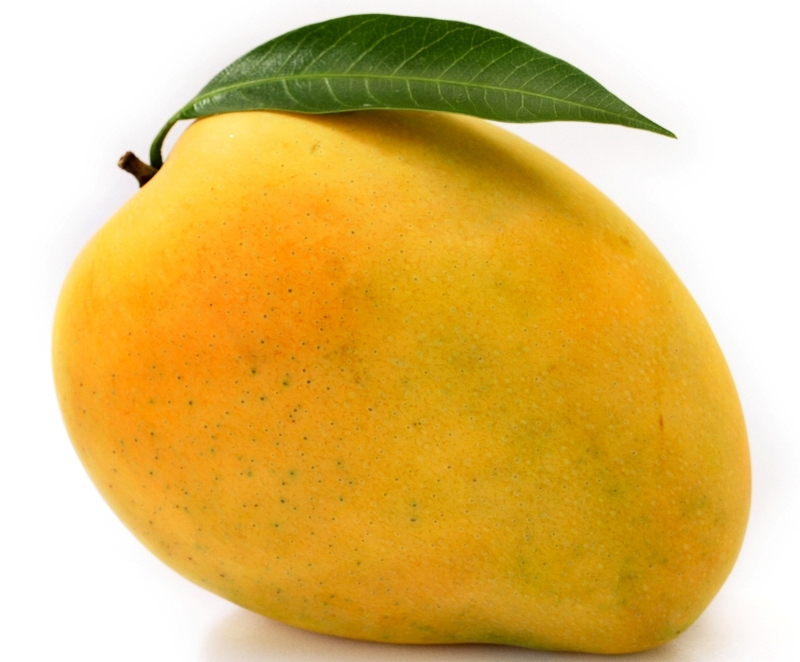
#> input picture Nhandangtraixoai/Mango/sweet/1.jpg, 800 x 662 px; its folder holds 4 pictures in this run
$ jupyter execute --allow-errors mango_1.ipynb   (Python 2 division)
#> lines starting #> are read from the running program, lines starting #| are printed output that depends on the picture; after the words box and inside, x2 and y2 are one past the last pixel; in counts of white or black regions, pixels touching at a corner belong together
# PHÂN LOẠI XOÀI CHUA/NGỌT BẰNG PHƯƠNG PHÁP NGƯỠNG

---

## 1. GIỚI THIỆU

### 1.1. Giới thiệu bài toán
**Mục tiêu**: Phân loại xoài chua/ngọt dựa vào màu sắc vỏ xoài bằng phương pháp ngưỡng (threshold-based classification).

**Ý tưởng**:
- Xoài **ngọt** (chín) thường có màu vàng cam → tỷ lệ màu xanh lá thấp
- Xoài **chua** (xanh) thường có màu xanh lá → tỷ lệ màu xanh lá cao

**Đặc trưng sử dụng**:

$$ratio\_green = \frac{\sum G}{\sum R + \sum G + \sum B}$$

Trong đó $\sum R, \sum G, \sum B$ là tổng các giá trị kênh màu trên vùng xoài (sau khi tách nền).

### 1.2. Giới thiệu công cụ
| Công cụ | Mục đích |
|---------|----------|
| **Python 3.x** | Ngôn ngữ lập trình |
| **OpenCV (cv2)** | Xử lý ảnh, tách nền |
| **NumPy** | Tính toán ma trận |
| **Matplotlib** | Visualization |
| **Scikit-learn** | Đánh giá mô hình (accuracy, confusion matrix) |

---

## 2. THỰC HIỆN

### 2.1. Import thư viện & Cấu hình

[cell 1]
import cv2
import os
import numpy as np
import matplotlib.pyplot as plt
from sklearn.metrics import accuracy_score, confusion_matrix


DATASET_DIR = "."   # thư mục hiện tại

SWEET_DIR = os.path.join(DATASET_DIR, "sweet")
SOUR_DIR  = os.path.join(DATASET_DIR, "sour")

print("Sweet dir:", SWEET_DIR)
print("Sour dir :", SOUR_DIR)

### 2.2. Tiền xử lý (Preprocessing)

**Các bước tiền xử lý:**
- **Resize**: Đưa ảnh về kích thước 300×300 pixels
- **Background Remove**: Tách nền bằng **GrabCut algorithm**
- **Morphological Operations**: Làm sạch mask bằng CLOSE và OPEN

**Kết quả**: Tệp dữ liệu đã được resize về 300×300 với background màu đen.

[cell 2]
IMG_SIZE = 300

def remove_background_grabcut(img):
    # Tạo mask
    mask = np.zeros(img.shape[:2], np.uint8)

    # Tạo background và foreground model
    bgdModel = np.zeros((1, 65), np.float64)
    fgdModel = np.zeros((1, 65), np.float64)

    # Định nghĩa rectangle bao quanh đối tượng (giả sử xoài ở giữa ảnh)
    height, width = img.shape[:2]
    rect = (int(width*0.1), int(height*0.1), int(width*0.8), int(height*0.8))

    # Áp dụng GrabCut
    cv2.grabCut(img, mask, rect, bgdModel, fgdModel, 5, cv2.GC_INIT_WITH_RECT)

    # Tạo mask nhị phân (0,2 = background, 1,3 = foreground)
    mask2 = np.where((mask == 2) | (mask == 0), 0, 1).astype('uint8')

    # Làm sạch mask
    kernel = np.ones((7,7), np.uint8)
    mask2 = cv2.morphologyEx(mask2, cv2.MORPH_CLOSE, kernel)
    mask2 = cv2.morphologyEx(mask2, cv2.MORPH_OPEN, kernel)

    # Áp dụng mask lên ảnh gốc
    result = img * mask2[:, :, np.newaxis]

    return result, mask2 * 255

def preprocess_and_mask(img):
    img = cv2.resize(img, (IMG_SIZE, IMG_SIZE))
    mango_only, mask = remove_background_grabcut(img)
    return mango_only, mask

#### Kết quả tách nền

[cell 3]
sample = os.listdir(SWEET_DIR)[0]
img = cv2.imread(os.path.join(SWEET_DIR, sample))
#> img is the input picture: shape (662, 800, 3); mean B, G, R 105.2, 187, 222.1
mango, mask = preprocess_and_mask(img)
#> in preprocess_and_mask, `img = cv2.resize(img, (IMG_SIZE, IMG_SIZE))`:
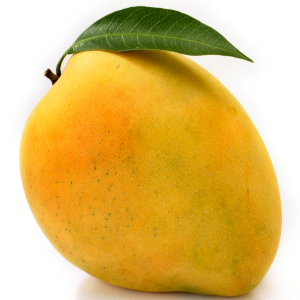
#> img: shape (300, 300, 3); mean of channels 0, 1, 2 105.1, 186.9, 222; drawn as B, G, R
#> in remove_background_grabcut, `result = img * mask2[:, :, np.newaxis]`:
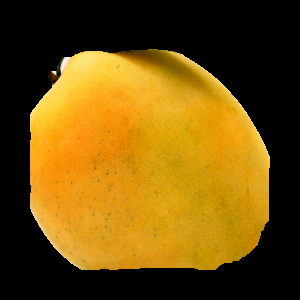
#> result: shape (300, 300, 3); mean of channels 0, 1, 2 12.3, 80.2, 112.3; drawn as B, G, R
#> in preprocess_and_mask, `mango_only, mask = remove_background_grabcut(img)`:
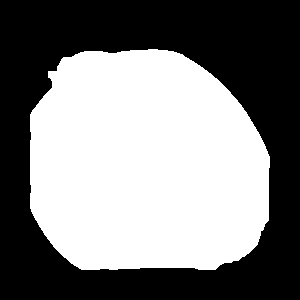
#> mask: shape (300, 300); 50.1% white; 1 black region, box (x1, y1, x2, y2) and area: (0, 0, 300, 300) 44872

plt.figure(figsize=(10,4))

plt.subplot(1,3,1)
plt.imshow(cv2.cvtColor(img, cv2.COLOR_BGR2RGB))
plt.title("Original")
plt.axis("off")

plt.subplot(1,3,2)
plt.imshow(mask, cmap="gray")
plt.title("Mask")
plt.axis("off")

plt.subplot(1,3,3)
plt.imshow(cv2.cvtColor(mango, cv2.COLOR_BGR2RGB))
plt.title("Mango only")
plt.axis("off")

plt.show()
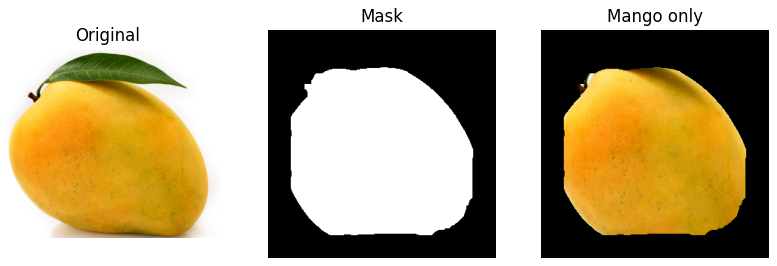
#> figure drawn by matplotlib, 3 panels

### 2.3. Trích đặc trưng (Feature Extraction)

Hàm trích xuất đặc trưng `ratio_green` từ ảnh xoài:

[cell 4]
def extract_ratio_green(img_path):
    img = cv2.imread(img_path)
    mango, mask = preprocess_and_mask(img)

    B, G, R = cv2.split(mango)

    sum_r = np.sum(R[mask > 0])
    sum_g = np.sum(G[mask > 0])
    sum_b = np.sum(B[mask > 0])

    ratio = sum_g / (sum_r + sum_g + sum_b + 1e-6)
    return ratio

### 2.4. Gán nhãn (Labeling)

**Cấu trúc thư mục:**
```
Mango/
├── sweet/    → Nhãn 0 (Ngọt)
└── sour/     → Nhãn 1 (Chua)
```

**Quy tắc gán nhãn**:
- Xoài ngọt (sweet) → label = 0
- Xoài chua (sour) → label = 1

[cell 5]
# === GÁN NHÃN ===
# Load danh sách file và gán nhãn 0/1

# Sweet = 0
sweet_files = [f for f in os.listdir(SWEET_DIR) if f.lower().endswith((".jpg",".png",".jpeg"))]
sweet_data = [(os.path.join(SWEET_DIR, f), 0) for f in sweet_files]

# Sour = 1
#> (the rest of this cell did not finish here and is left out)

#### Hiển thị mẫu với nhãn

[cell 6]
# Hiển thị mẫu ảnh với nhãn 0 (Sweet) và 1 (Sour)
fig, axes = plt.subplots(2, 5, figsize=(15, 7))

# Hàng 1: Sweet (Label = 0)
for i in range(min(5, len(sweet_data))):
    fpath, label = sweet_data[i]
    img = cv2.imread(fpath)
    mango_img, _ = preprocess_and_mask(img)
#> in preprocess_and_mask (call 2), `mango_only, mask = remove_background_grabcut(img)`: mask: shape (300, 300); 50.2% white; 1 black region, box (x1, y1, x2, y2) and area: (0, 0, 300, 300) 44849

    axes[0, i].imshow(cv2.cvtColor(mango_img, cv2.COLOR_BGR2RGB))
    axes[0, i].set_title(f"Label = {label}\n(Sweet)", fontsize=10, color='red')
    axes[0, i].axis('off')
#> pass 2 of the loop `for i in range(min(5, len(sweet_data))):`:
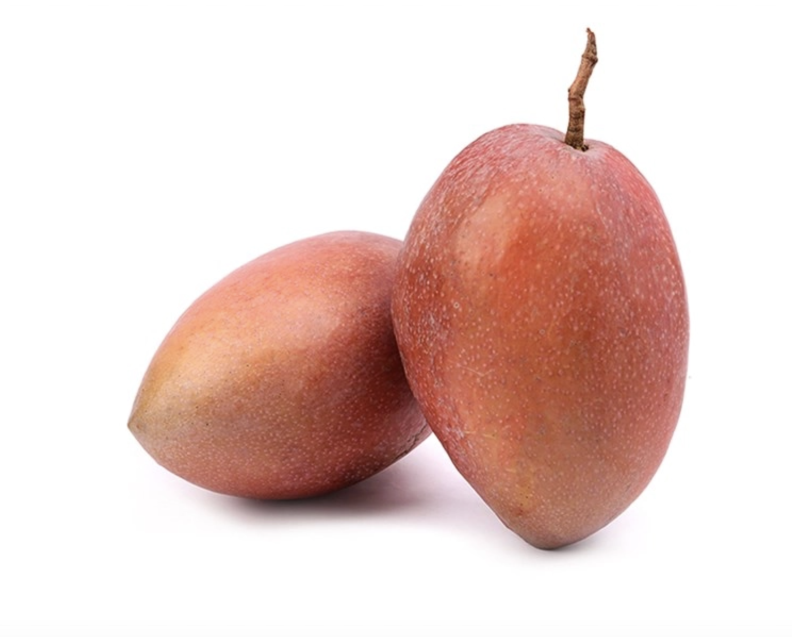
#> input picture Nhandangtraixoai/Mango/sweet/19.png, 1584 x 1274 px (shown at 1/2 size)
#> img is the input picture: shape (1274, 1584, 3); mean B, G, R 202.8, 207.8, 231
#> in preprocess_and_mask (call 3), `img = cv2.resize(img, (IMG_SIZE, IMG_SIZE))`:
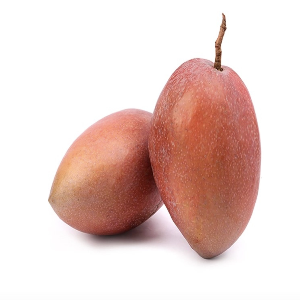
#> img: shape (300, 300, 3); mean of channels 0, 1, 2 202.7, 207.8, 231; drawn as B, G, R
#> in preprocess_and_mask (call 3), `mango_only, mask = remove_background_grabcut(img)`:
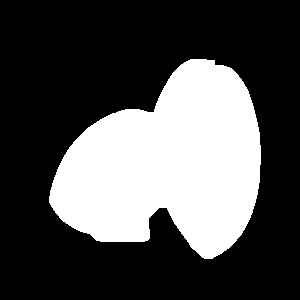
#> mask: shape (300, 300); 31.1% white; 1 white region, box (x1, y1, x2, y2) and area: (49, 59, 261, 259) 27953
#> pass 3 of the loop `for i in range(min(5, len(sweet_data))):`:
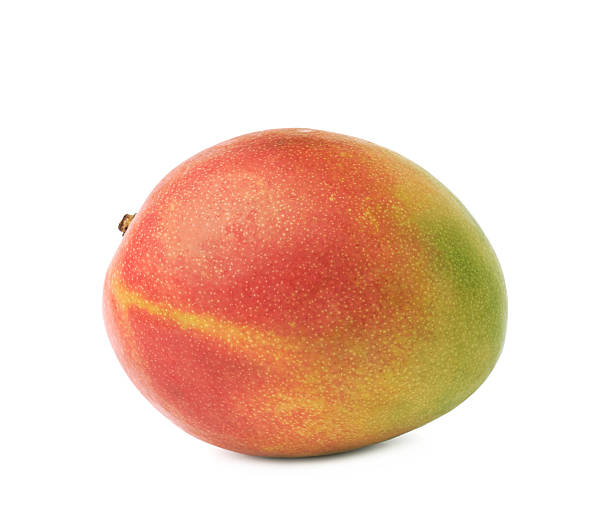
#> input picture Nhandangtraixoai/Mango/sweet/2.jpg, 612 x 531 px
#> img is the input picture: shape (531, 612, 3); mean B, G, R 198.5, 213.6, 240.6
#> in preprocess_and_mask (call 4), `img = cv2.resize(img, (IMG_SIZE, IMG_SIZE))`:
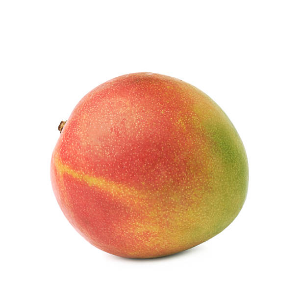
#> img: shape (300, 300, 3); mean of channels 0, 1, 2 198.5, 213.6, 240.6; drawn as B, G, R
#> in preprocess_and_mask (call 4), `mango_only, mask = remove_background_grabcut(img)`:
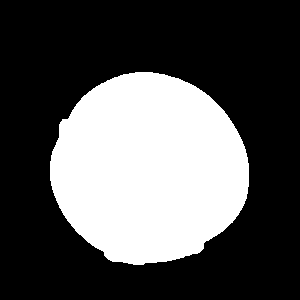
#> mask: shape (300, 300); 32.8% white; 1 white region, box (x1, y1, x2, y2) and area: (50, 72, 249, 265) 29545
#> the loop made 4 passes; the first 3 are shown

# Hàng 2: Sour (Label = 1)
#> (the rest of this cell did not finish here and is left out)

### 2.5. Tính đặc trưng cho tập dữ liệu

Áp dụng hàm `extract_ratio_green` cho tất cả các mẫu đã gán nhãn:

[cell 7]
# === TÍNH ĐẶC TRƯNG CHO TẤT CẢ MẪU ===
data = []
#> data = []

#> (the rest of this cell did not finish here and is left out)

### 2.6. Phân chia dữ liệu & Huấn luyện (LOOCV)

**Phương pháp**: Leave-One-Out Cross-Validation (LOOCV)
- **Train**: 21 mẫu (n-1)
- **Test**: 1 mẫu
- Lặp lại 22 lần, mỗi lần bỏ 1 mẫu khác nhau ra test

### 2.7. Đánh giá mô hình (Evaluation)

[cell 8]
# === LOOCV - PHÂN CHIA DỮ LIỆU ===
n_samples = len(data)
#> n_samples = 0

print(f"PHÂN CHIA DỮ LIỆU - LOOCV:")
print(f"   - Tổng số mẫu: {n_samples}")
#|    - Tổng số mẫu: 0
print(f"   - Mỗi iteration: Train = {n_samples-1} mẫu, Test = 1 mẫu")
#|    - Mỗi iteration: Train = -1 mẫu, Test = 1 mẫu
print(f"   - Số lần lặp: {n_samples} iterations")
#|    - Số lần lặp: 0 iterations
print("-" * 50)

# Tạo danh sách các fold cho LOOCV
loocv_folds = []
for i in range(n_samples):
    # Test: 1 mẫu (index i)
    test_idx = i
    # Train: tất cả mẫu còn lại
    train_idx = [j for j in range(n_samples) if j != i]
    loocv_folds.append((train_idx, test_idx))

    if i < 3:
        print(f"Fold {i+1}: Train indices = {train_idx[:3]}...{train_idx[-3:]} | Test index = {test_idx}")
#> after the loop, loocv_folds = []

print("...")
print(f"\n Đã tạo {len(loocv_folds)} folds cho LOOCV")
#|  Đã tạo 0 folds cho LOOCV

### 2.7. Huấn luyện mô hình (Training)

Với mỗi fold trong LOOCV:
1. Tính ngưỡng (threshold) từ tập train
2. Dự đoán nhãn cho mẫu test
3. Lưu kết quả để đánh giá

### 2.7. Đánh giá mô hình (Evaluation)

Tính accuracy, confusion matrix và vẽ 4 biểu đồ:

[cell 9]
# === LOOCV - TRAIN MODEL ===
y_true = []
y_pred = []
thresholds_used = []

print(" BẮT ĐẦU TRAIN MODEL VỚI LOOCV:")
print("-" * 60)

for fold_idx, (train_idx, test_idx) in enumerate(loocv_folds):
    # Lấy dữ liệu train và test
    train_data = data[train_idx]
    test_ratio = data[test_idx, 0]
    test_label = int(data[test_idx, 1])

    # TRAIN: Tính ngưỡng từ tập train (mean của tất cả ratio)
    threshold = np.mean(train_data[:, 0])
    thresholds_used.append(threshold)

    # TEST: Dự đoán nhãn
    # Nếu ratio >= threshold → Sour (1), ngược lại → Sweet (0)
    pred_label = 1 if test_ratio >= threshold else 0

    y_true.append(test_label)
    y_pred.append(pred_label)

    # In chi tiết (chỉ 5 dòng đầu)
    if fold_idx < 5:
        status = "✓" if test_label == pred_label else "✗"
        print(f"Fold {fold_idx+1:2d}: Threshold={threshold:.4f} | Test ratio={test_ratio:.4f} | True={test_label} Pred={pred_label} {status}")
#> after the loop, thresholds_used = []; y_pred = []; y_true = []

print("...")
print(f"\n Hoàn thành train {len(loocv_folds)} folds")
#|  Hoàn thành train 0 folds
print(f"   - Đã tạo {len(thresholds_used)} threshold")
#|    - Đã tạo 0 threshold
print(f"   - Threshold trung bình: {np.mean(thresholds_used):.4f}")
#|    - Threshold trung bình: nan
